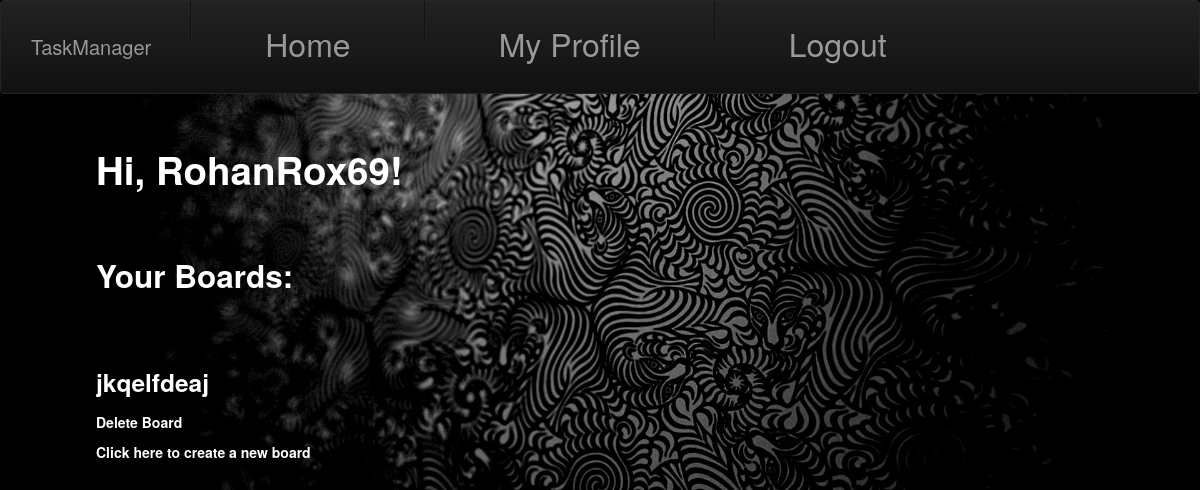
The app's page /index/ (signed in), older data.
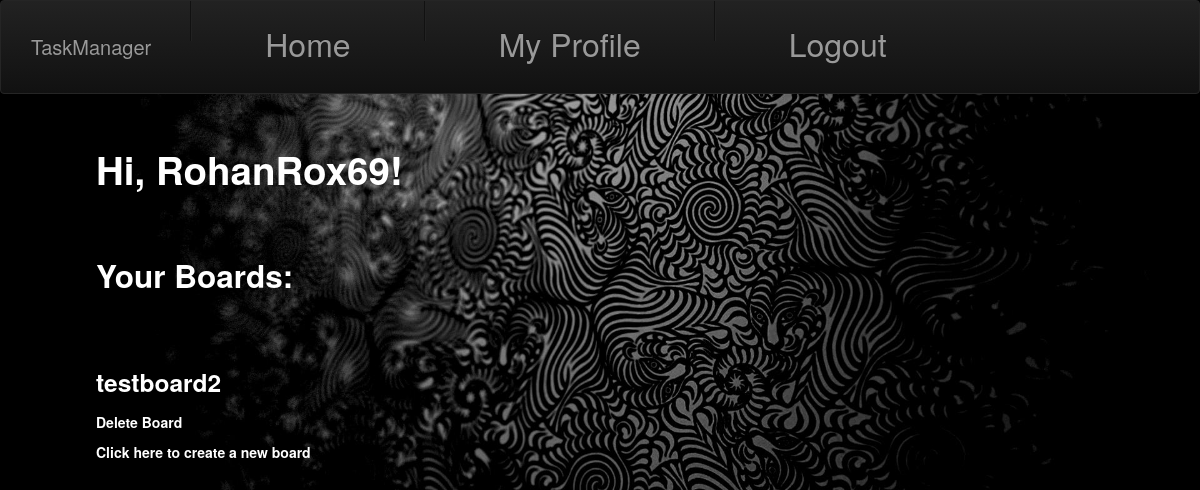
The same page, newer data.
### app/models.py (models this page shows)
class Board(db.Model):
    id = db.Column(db.Integer, primary_key=True)
    name = db.Column(db.String(50), nullable=False)
    lists = db.relationship('List', backref='board',
                            cascade="all,delete", lazy='dynamic')
    users = db.relationship('User', secondary=user_boards, backref='boards')

### app/routes.py (the view)
@app.route('/')
@app.route('/index/')
@login_required
def index():
    form = SearchUsers()
    return render_template('index.html', title='Home Page', form=form)

### app/models.py (called while the page is built)
@login.user_loader
def load_user(id):
    return User.query.get(int(id))

### app/routes.py (called while the page is built)
@app.before_request
def before_request():
    if current_user.is_authenticated:
        current_user.last_seen = datetime.utcnow()
        db.session.commit()

### app/templates/index.html
{% extends "base.html" %}
{% block content %}
  <h1>Hi, {{ current_user.username }}!</h1>
  <br>
  <h2>Your Boards: </h2>
  <br>
  {% for board in current_user.boards %}
  <p>
    <h3>
      <a href="{{ url_for('showboard', boardid=board.id) }}">{{board.name}}</a>
    </h3>
    <h5><a href="{{url_for('deleteboard', boardid = board.id) }}"> Delete Board </a></h5>
  </p>
  {% endfor %}
  <h5><a href="{{url_for('newboard')}}">Click here to create a new board</a></h5>
{% endblock %}

Row changes from the older to the newer data that the page shows:
removed Board: name "jkqelfdeaj"
added Board: name "testboard2"
